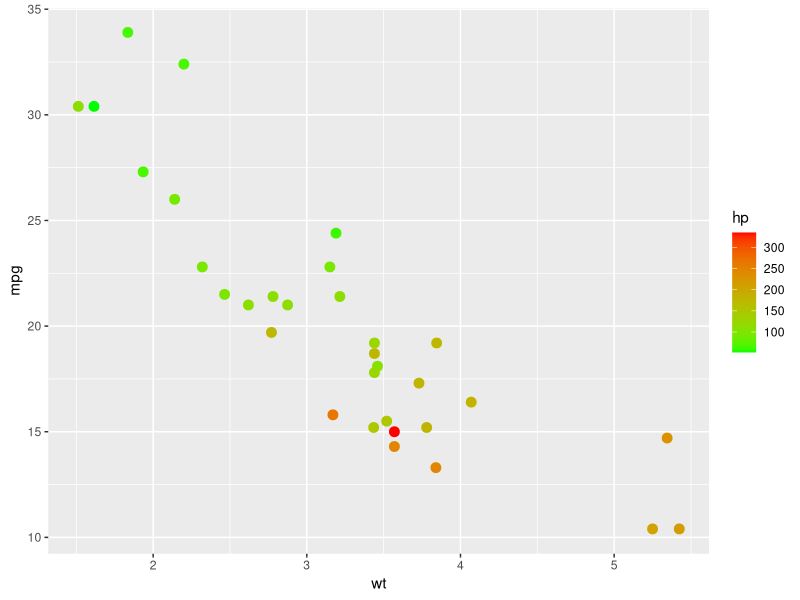

The R source for this figure:
library(ggplot2)

df <- mtcars


# data & aestetics
pl <- ggplot(df, aes(x = wt, y = mpg))

# geometry
# pl2 <- pl + geom_point(aes(size = hp))
# pl2 <- pl + geom_point(size = 3, aes(shape = factor(cyl), 
#                                      color = (factor(cyl))))


pl2 <- pl + geom_point(aes(color = hp), size = 3)

pl3 <- pl2 + scale_color_gradient(low = "green", high = "red")


print(pl3)